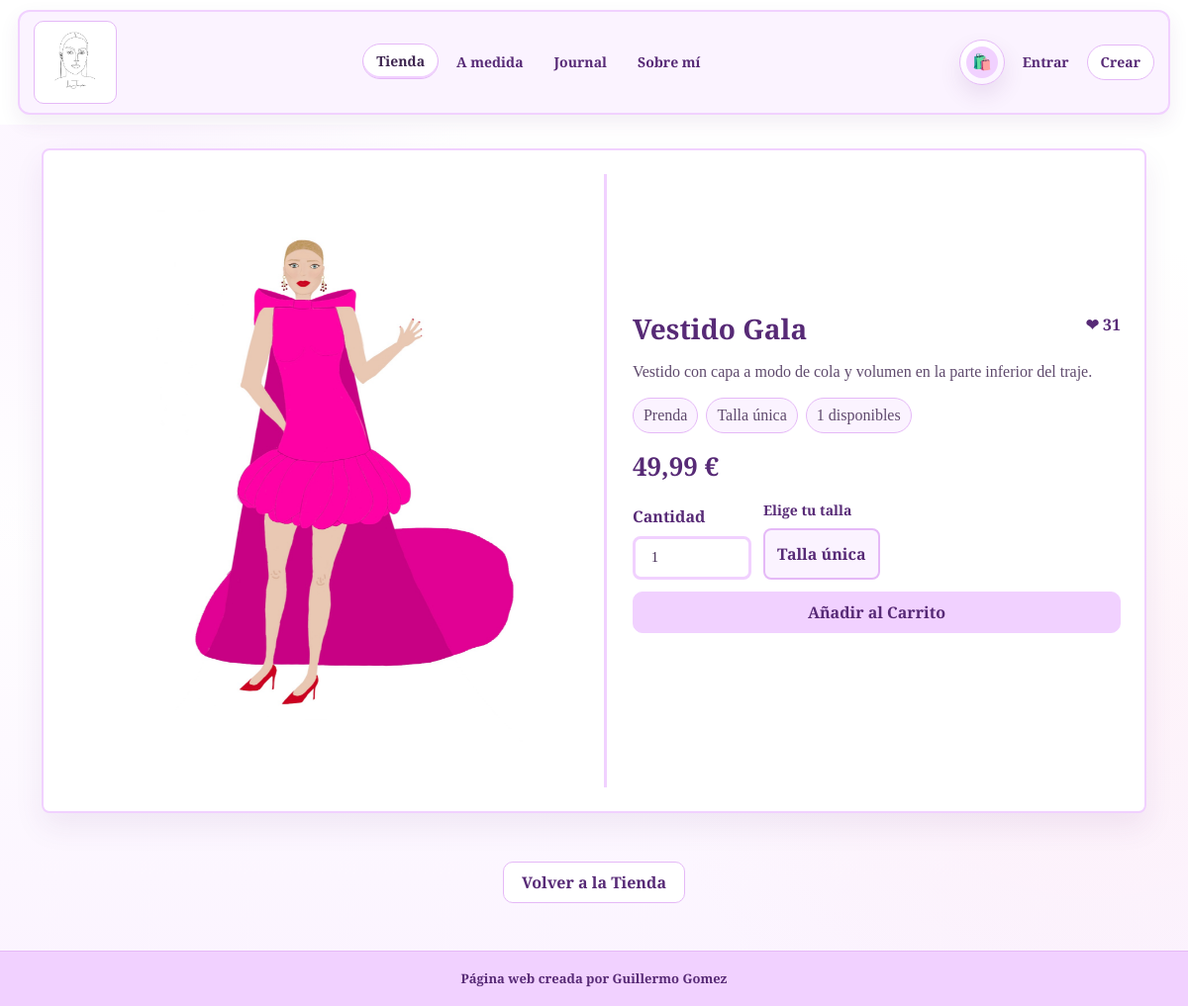
/diseños/1/, run on an earlier commit of the app's database.
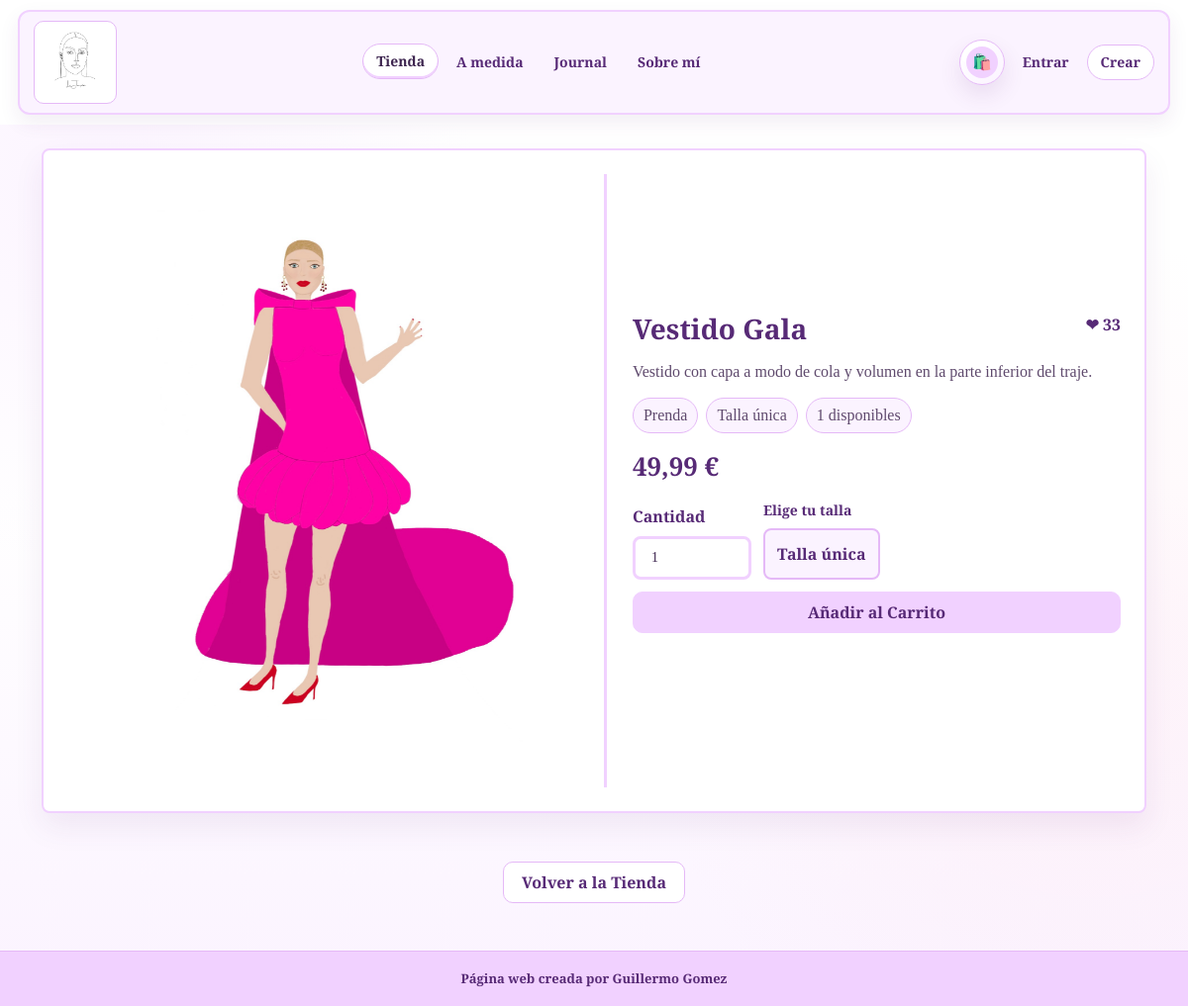
And on a later commit of the database.
### apps/tienda/models.py (models this page shows, shortened)
class Diseño(models.Model):
    CATEGORIAS = [
        ('prenda', 'Prenda'),
        ('vestido', 'Vestido'),
        ('traje', 'Traje'),
        ('camiseta', 'Camiseta'),
        ('a_medida', 'A medida'),
    ]
    nombre = models.CharField('nombre', max_length=50)
    descripccion = models.CharField('descripción', max_length=120, blank=True)
    imagen_principal = models.ImageField('imagen principal', upload_to='images/',blank=True, null=True)
    imagenes_adicionales = models.ManyToManyField('Imagen', verbose_name='imágenes adicionales', related_name='imagenes_adicionales_de', blank=True)
    fecha_subida = models.DateTimeField('fecha de subida', default=timezone.now)
    popularidad = models.IntegerField('popularidad', default=0)
    categoria = models.CharField('categoría', max_length=30, choices=CATEGORIAS, default='prenda')
    precio = models.DecimalField('precio', max_digits=8, decimal_places=2, default=49.99)
    talla = models.CharField('talla', max_length=30, blank=True)
    stock = models.PositiveIntegerField('stock', default=1)
    disponible = models.BooleanField('disponible', default=True)
    class Meta:
        ordering = ['-fecha_subida']
        verbose_name = 'diseño'
        verbose_name_plural = 'diseños'
    def todas_las_imagenes(self):
        imagenes = []
        if self.imagen_principal:
            imagenes.append(self.imagen_principal)
        imagenes.extend([imagen.imagen for imagen in self.imagenes_adicionales.all()])
        return imagenes
    @property
    def stock_total(self):
        stocks_prefetch = getattr(self, '_prefetched_objects_cache', {}).get('stocks_talla')
        if stocks_prefetch is not None:
            total = sum(stock.stock for stock in stocks_prefetch if stock.disponible)
            return total if stocks_prefetch else self.stock
        if self.tiene_stock_por_talla:
            return sum(stock.stock for stock in self.stocks_talla.filter(disponible=True))
        return self.stock
    @property
    def esta_disponible(self):
        return self.disponible and self.stock_total > 0

### apps/tienda/views/catalogo.py (called while the page is built)
def detalle_diseño(request,pk):
    diseño = get_object_or_404(Diseño.objects.prefetch_related('stocks_talla'), pk=pk)
    imagenes = diseño.todas_las_imagenes()
    stock_tallas = diseño.stocks_talla.filter(disponible=True, stock__gt=0).order_by('talla')
    ha_dado_like = request.user.is_authenticated and DisenoLike.objects.filter(usuario=request.user, diseño=diseño).exists()
    return render(request, 'tienda/detalle.html',{
        'diseño': diseño,
        'imagenes': imagenes,
        'stock_tallas': stock_tallas,
        'ha_dado_like': ha_dado_like,
    })

### apps/tienda/templates/tienda/detalle.html (shortened to what the changed rows need)
{% extends "base.html" %}
{% load static %}
{% block contenido %}
<div class="container detalle-page">
    <div class="detalle-layout">
        <div class="detalle-info">
            <div class="detalle-title-row">
                <h3 class="contenido">{{ diseño.nombre }}</h3>
                {% if not request.user.is_staff %}
                    <a href="{% if request.user.is_authenticated %}#{% else %}{% url 'login' %}?next={{ request.get_full_path|urlencode }}{% endif %}" class="contenido like-link {% if ha_dado_like %}liked{% endif %}" data-id="{{ diseño.id }}">
                        ❤ <span class="likes-count">{{ diseño.popularidad }}</span>
                    </a>
                {% endif %}
            </div>
            <p class="detalle-desc">{{ diseño.descripccion }}</p>
            <div class="detalle-meta">
                <span>{{ diseño.get_categoria_display }}</span>
                {% if stock_tallas %}
                    <span>{{ stock_tallas|length }} tallas disponibles</span>
                {% else %}
                    <span>Talla única</span>
                {% endif %}
                {% if diseño.esta_disponible %}
                    <span>{{ diseño.stock_total }} disponibles</span>
                {% else %}
                    <span>Agotado</span>
                {% endif %}
            </div>
            <p class="contenido detalle-precio">
                {% if diseño.precio > 0 %}
                    {{ diseño.precio }} €
                {% else %}
                    Precio a consultar
                {% endif %}
            </p>
            {% if request.user.is_staff %}
                <div class="detalle-admin-actions">
                    <a href="{% url "editar_diseño" pk=diseño.pk %}" class="contenido lu-btn">Editar Diseño</a>
                    <a href="{% url "dashboard" %}" class="contenido lu-btn lu-btn-ghost">Volver al Panel</a>
                </div>
            {% elif diseño.esta_disponible %}
                <form method="post" action="{% url 'agregar_al_carrito' diseño.pk %}" class="detalle-carrito-form" data-size-form>
                    <div class="detalle-cantidad">
                        <label class="contenido form-label">Cantidad</label>
                        <input
                            type="number"
                            name="cantidad"
                            value="1"
                            min="1"
                            max="{% if stock_tallas %}1{% else %}{{ diseño.stock }}{% endif %}"
                            class="form-control form-control-lg"
                            data-size-quantity
                        >
                    </div>
                    <fieldset class="detalle-tallas">
                        <legend class="contenido form-label">Elige tu talla</legend>
                        {% if stock_tallas %}
                            <div class="size-options" role="radiogroup" aria-label="Tallas disponibles">
                                {% for stock in stock_tallas %}
                                    <input
                                        type="radio"
                                        name="talla"
                                        value="{{ stock.talla }}"
                                        id="talla-{{ diseño.pk }}-{{ forloop.counter }}"
                                        data-stock="{{ stock.stock }}"
                                        required
                                    >
                                    <label for="talla-{{ diseño.pk }}-{{ forloop.counter }}" class="size-option">
                                        <strong>{{ stock.talla }}</strong>
                                        <small>{{ stock.stock }} disp.</small>
                                    </label>
                                {% endfor %}
                            </div>
                            <p class="size-selection-help" data-size-help></p>
                        {% else %}
                            <div class="size-options">
                                <span class="size-option is-static">
                                    <strong>{{ diseño.talla|default:"Talla única" }}</strong>
                                </span>
                            </div>
                        {% endif %}
                    </fieldset>
                    <button type="submit" class="contenido lu-btn" data-add-to-cart>Añadir al Carrito</button>
                </form>
            {% else %}
                <p class="producto-agotado">Esta prenda no está disponible ahora mismo.</p>
            {% endif %}
        </div>
    </div>
</div>
<link rel="stylesheet" href="{% static 'css/pages/diseno_detalle.css' %}" />
{% endblock %}

What changed in the data, as far as the page shows it:
changed Diseño "Vestido Gala": popularidad "31" → "33"
